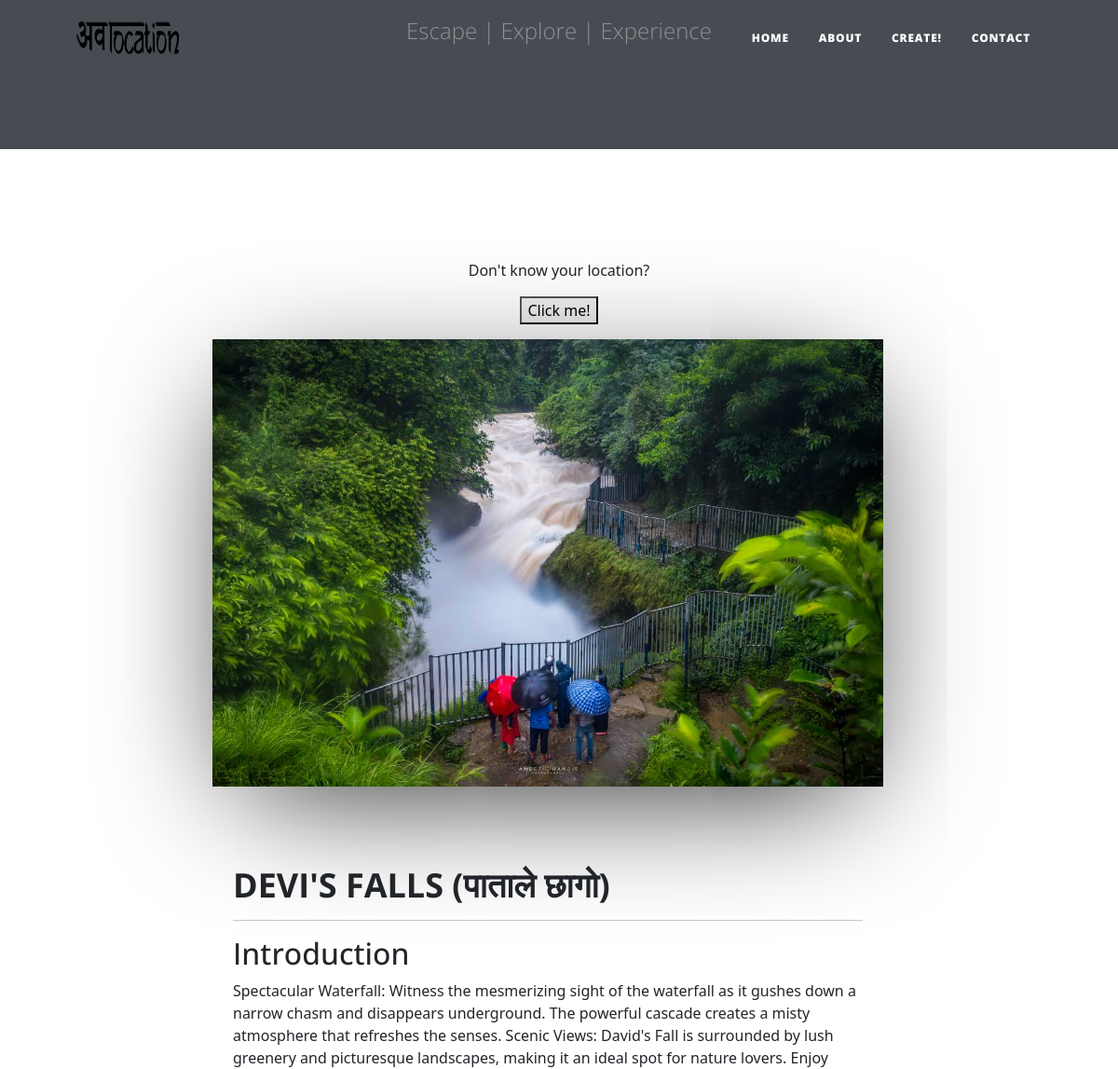
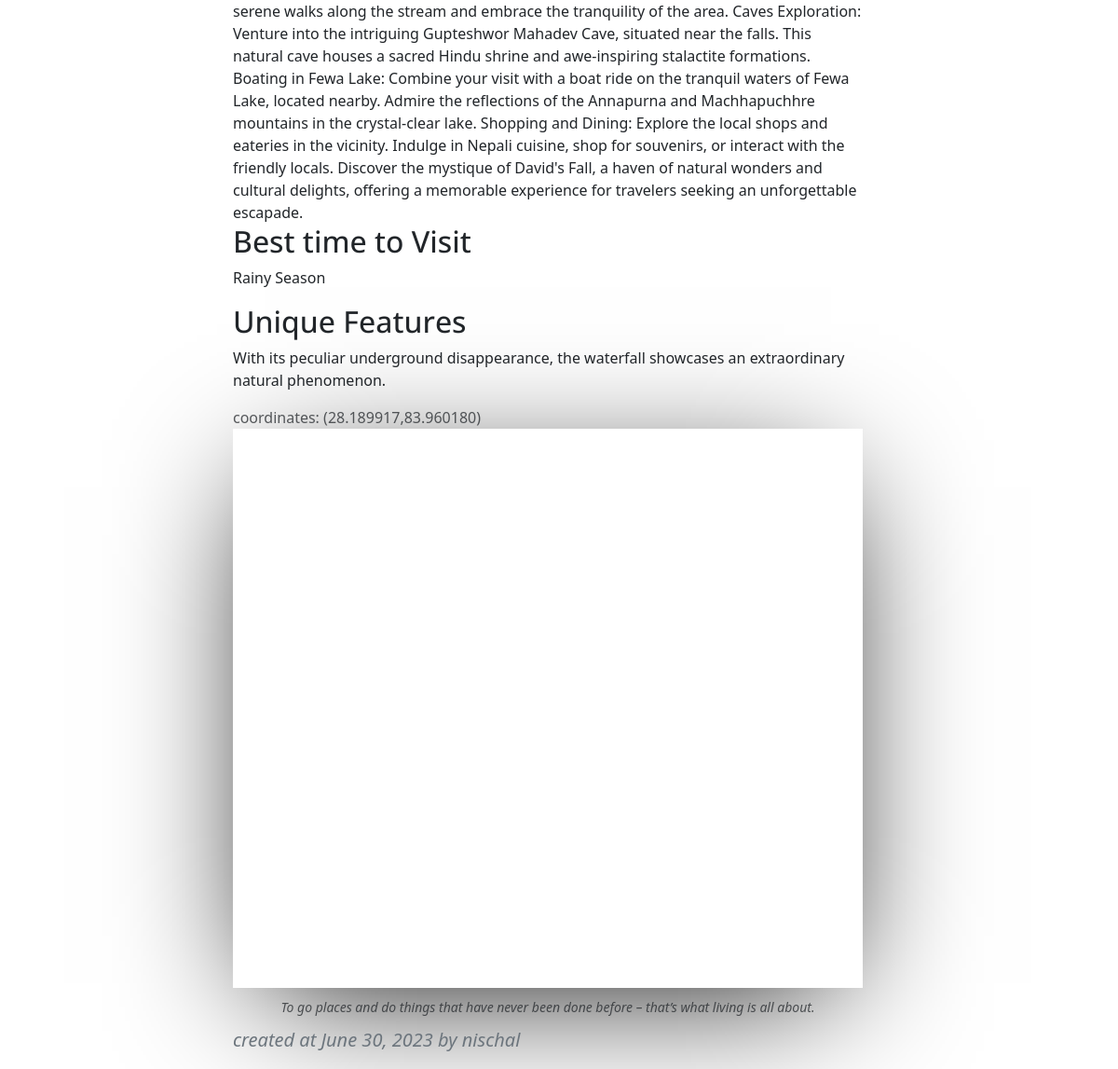
/blog/22/, run on the app's committed database (2 pictures, top to bottom).
### blog/models.py (models this page shows, shortened)
class Blog(models.Model):
    title = models.CharField(max_length=200)
    location = models.CharField(max_length=200,null=True,blank=True)
    desc = models.ForeignKey(Description, on_delete=models.CASCADE)
    image= models.ImageField(upload_to='images/',null=True,blank=True)
    created_at = models.DateTimeField(auto_now_add=True)
    author_id = models.IntegerField(null=True,blank=True)
    choices = (
        ('Food', 'Food'),
        ('Accomodation', 'Accomodation'),
        ('Cultural', 'Cultural'),
        ('Historic', 'Historic'),
        ('Others', 'Others'),
    )
    category = models.CharField(max_length=200, choices=choices, default='Others')
    author_name = models.ForeignKey(User, on_delete=models.CASCADE, null=True, blank=True)
    latitude = models.DecimalField(max_digits=9, decimal_places=6)
    longitude = models.DecimalField(max_digits=9, decimal_places=6)
    def __str__(self):
        return self.title

class Description(models.Model):
    things_to_do = models.CharField(max_length=2000 ,null=True,blank=True)
    best_time_to_visit = models.CharField(max_length=50,null=True,blank=True)
    unique_features = models.CharField(max_length=50,null=True,blank=True)

### blog/views.py (the view)
# urls.py: 2. Add a URL to urlpatterns:  path('blog/', include('blog.urls'))
def blog(request,blog_id):
    oneblog=Blog.objects.get(id=blog_id)
    print(oneblog)
    template_name = 'blog.html'
    context = {
        'blog':oneblog,
    }
    return render(request,template_name,context)

### blog/templates/blog.html (shortened to what this page needs)
{% extends 'base.html' %}
{% load static %}
{% block csslinking %}
<link href="https://cdn.jsdelivr.net/npm/bootstrap@5.3.0/dist/css/bootstrap.min.css" rel="stylesheet">
    <link rel = 'stylesheet' href= {% static 'css\base.css' %} >
    <link rel = 'stylesheet' href= {% static 'css\blog.css' %} >
{% endblock csslinking %}
{% block contentbody %}
    <div class="row   justify-content-center fix-width ">
        {% if blog.image %}
            <img class="blog-image" src="{{blog.image.url}}"/>
        {% endif %}
            <div class="col-md-10 col-lg-8 col-xl-7">
                <br>
                <h1 class = "section-heading">{{blog.title}}</h1>
                <hr>
                <h2 class = "section-subheading"> Introduction</h2>
                {{blog.desc.things_to_do}}
                <h2 class="section-subheading">Best time to Visit</h2>
                <p>{{blog.desc.best_time_to_visit}}</p>
                <h2 class="section-subheading">Unique Features</h2>
                <p>{{blog.desc.unique_features}}</p>
                <span class="text-muted">
                    coordinates: ({{blog.latitude}},{{blog.longitude}})
                </span>
                <div id="map" style="width:100%;height:600px;"></div>
                <span class="caption text-muted">To go places and do things that have never been done before – that’s what living is all about.</span>
                <blockquote class="blockquote">
                    created at {{blog.created_at.date}} by {{blog.author_name}}
                </blockquote>
            </div>
    </div>
{% endblock contentbody %}

### static/css/base.css (style rules this page uses)
.blog-image { width: 60vw; height: 40vw; }
h1 { font-size: 3vw; text-transform: uppercase; }
html, body { height: 100%; }
#map { box-shadow: 0px 29px 144px -34px rgba(0,0,0,1); -webkit-box-shadow: 0px 29px 144px -34px rgba(0,0,0,1); -moz-box-shadow: 0px 29px 144px -34px rgba(0,0,0,1); transition: 2s ease-in-out; }

### static/css/blog.css (style rules this page uses)
html { height: 100%; }
body { height: fit-content; }
.fix-width { width: 100%; }
#map { box-shadow: 0px 29px 144px -34px rgba(0,0,0,1); -webkit-box-shadow: 0px 29px 144px -34px rgba(0,0,0,1); -moz-box-shadow: 0px 29px 144px -34px rgba(0,0,0,1); transition: 2s ease-in-out; }
.blog-image { padding-left: 0; padding-right: 0; box-shadow: 0px 29px 144px -34px rgba(0,0,0,1); -webkit-box-shadow: 0px 29px 144px -34px rgba(0,0,0,1); -moz-box-shadow: 0px 29px 144px -34px rgba(0,0,0,1); }

### data on the page
Blog: image (picture), title "DEVI'S FALLS (पाताले छागो)", desc.things_to_do "Spectacular Waterfall: Witness the mesmerizing sight of the waterfall as it gushes down a narrow chasm and disappears underground. The powerful cascade creates a misty atmosphere that refreshes the senses. Scenic Views: David's Fall is surrounded by lush greenery and picturesque landscapes, making it an ideal spot for nature lovers. Enjoy serene walks along the stream and embrace the tranquility of the area. Caves Exploration: Venture into the intriguing Gupteshwor Mahadev Cave, situated near the falls. This natural cave houses a sacred Hindu shrine and awe-inspiring stalactite formations. Boating in Fewa Lake: Combine your visit with a boat ride on the tranquil waters of Fewa Lake, located…", desc.best_time_to_visit "Rainy Season", desc.unique_features "With its peculiar underground disappearance, the waterfall showcases an extraordinary natural phenomenon.", latitude "28.189917", longitude "83.960180", created_at "June 30, 2023", author_name "nischal"
